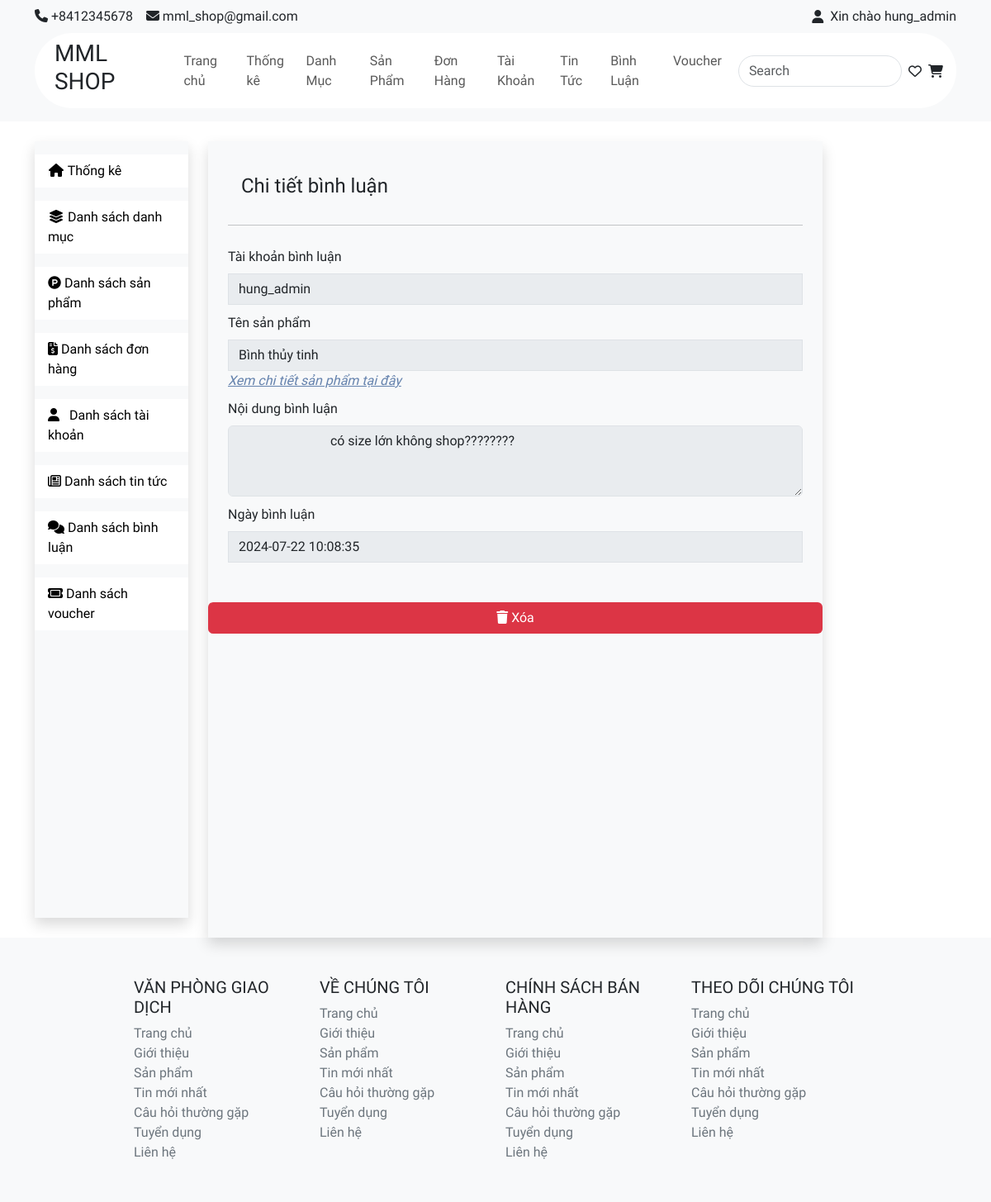
Screenshot of /admin/index.php?act=view-comment-detail&com_id=2 (signed in) with the database file from the repository.
### tables this page shows
CREATE TABLE `comment` (
  `com_id` int NOT NULL,
  `com_content` text NOT NULL,
  `com_date` datetime NOT NULL,
  `account_id` int NOT NULL,
  `pro_id` int NOT NULL
);

CREATE TABLE `account` (
  `acc_id` int NOT NULL,
  `acc_name` varchar(255) NOT NULL,
  `acc_password` varchar(255) NOT NULL,
  `acc_email` varchar(255) NOT NULL,
  `acc_phone` varchar(20) NOT NULL,
  `acc_image` varchar(255) NOT NULL,
  `acc_status` tinyint NOT NULL DEFAULT '1' COMMENT '1: Hoạt động\r\n0: Không hoạt động',
  `acc_role` tinyint NOT NULL DEFAULT '0' COMMENT '0: Client\r\n1: Admin'
);

CREATE TABLE `product` (
  `pro_id` int NOT NULL,
  `pro_name` varchar(255) NOT NULL,
  `pro_image` varchar(255) DEFAULT NULL,
  `pro_description` varchar(255) NOT NULL,
  `cate_id` int NOT NULL,
  `pro_status` tinyint NOT NULL DEFAULT '1' COMMENT '1: Hoạt động\r\n0: Không hoạt động'
);

### admin/controller/commentController.php (called while the page is built, shortened)
<?php
class CommentController {
    public $commentQuery;
    public function __construct() {
        $this -> commentQuery = new CommentQuery();
    }
    public function readOneComment() {
        if(isset($_GET["com_id"]) && ($_GET["com_id"]) > 0) {
            $info = $this->commentQuery->readOneComment($_GET["com_id"]);
        }
        include "view/comment/detail.php";
    }
}
?>

### common/function.php (called while the page is built, shortened)
<?php
    function connectDB() {
        $host = DB_HOST;
        $port  = DB_PORT;
        $dbname = DB_NAME;
        try {
            $conn = new PDO ("mysql:host=$host;port=$port;dbname=$dbname",DB_USER,DB_PASS);
            return $conn;
        } catch (\Throwable $th) {
            echo "Lỗi";
        }
    }
    function convertToObjectComment($row) {
        $comment = new Comment();
        $comment -> com_id = $row['com_id'];
        $comment -> com_content = $row['com_content'];
        $comment -> com_date = $row['com_date'];
        $comment -> account_id = $row['account_id'];
        $comment -> pro_id = $row['pro_id'];
        $comment -> acc_name = $row['acc_name'];
        $comment -> pro_name = $row['pro_name'];
        $comment -> acc_image = $row['acc_image'];
        return $comment;
    }
?>

### admin/model/commentQuery.php (called while the page is built, shortened)
<?php
class CommentQuery {
    public $pdo;
    public function __construct() {
        $this->pdo = connectDB();
    }
    public function __destruct() {
        $this -> pdo = null;
    }
    public function readOneComment($com_id) {
        try {
            $sql = "select * from comment join product on comment.pro_id = product.pro_id join account on comment.account_id = account.acc_id where comment.com_id = $com_id";
            $data = $this->pdo->query($sql)->fetch();
            $info = convertToObjectComment($data);
            return $info;
        } catch (Exception $e) {
            echo "Lỗi: ".$e ->getMessage();
            echo "<hr>";
        }
    }
}
?>

### admin/view/comment/detail.php (the view, shortened to what this page needs)
<!DOCTYPE html>
<html lang="en">
<head>
    <link href="https://cdn.jsdelivr.net/npm/bootstrap@5.3.3/dist/css/bootstrap.min.css" rel="stylesheet">
    <link rel="stylesheet" href="../giaodien/style.css">
</head>
<body>
    <?php
    include "view/component/header.php"
    ?>
    <main class="d-flex container">
        <?php
        include "view/component/sidebar.php"
        ?>
        <div class="shadow bg-light pb-5 mt-4 ms-4 col-md-8">
            <form action="" class="pb-5 mt-4 ms-4 me-4" method="POSt" enctype="multipart/form-data">
                <div>
                    <h4 class="p-3">Chi tiết bình luận</h4>
                </div>
                <hr>
                <div class="row">
                    <div class="" style="margin-top:10px">
                        <label for="inputEmail4" class="form-label">Tài khoản bình luận</label>
                        <input type="text" class="form-control rounded-0" id="inputEmail4"
                            value="<?= $info->acc_name ?>" disabled>
                    </div>
                    <div class="" style="margin-top:10px">
                        <label for="inputEmail4" class="form-label">Tên sản phẩm</label>
                        <input type="text" class="form-control rounded-0" id="inputEmail4"
                            value="<?= $info->pro_name ?>" disabled>
                    </div>
                    <a href="../?act=ctsp&id=<?= $info->pro_id ?>" style="font-style: italic; color: #6482AD; text-decoration:underline;">
                        Xem chi tiết sản phẩm tại đây
                    </a>
                    <div class="" style="margin-top:10px">
                        <label for="inputPassword5" class="form-label">Nội dung bình luận</label>
                        <textarea id="" cols="30" rows="3" class="form-control" placeholder="Mô tả" disabled>
                            <?= $info->com_content ?>
                        </textarea>
                    </div>
                    <div class="" style="margin-top:10px">
                        <label for="inputEmail4" class="form-label">Ngày bình luận</label>
                        <input type="text" class="form-control rounded-0" id="inputEmail4"
                            value="<?= $info->com_date ?>" disabled>
                    </div>
                </div>
            </form>
            <button class="btn" style="width: 100%;background: #dc3545;">
                <a onclick=" return confirm('Bạn có muốn xóa bình luận này không?')"
                    href="?act=delete-comment&com_id=<?= $info->com_id?>" class="text-white">
                    <i class="fa-solid fa-trash"></i> Xóa
                </a>
            </button>
        </div>
    </main>
    <?php
    include "view/component/footer.php"
    ?>
</body>
</html>

### giaodien/style.css (style rules this page uses)
* { margin: 0; padding: 0; box-sizing: border-box; list-style-type: none; text-decoration: none; font-family: Roboto; }
a { text-decoration: none; color: black; }

### rows the page displays
comment: account.acc_name "hung_admin", pro.pro_name "Bình thủy tinh", com_content "có size lớn không shop????????", com_date "2024-07-22 10:08:35"

### other values shown
$_SESSION["acc_name"] "hung_admin"
